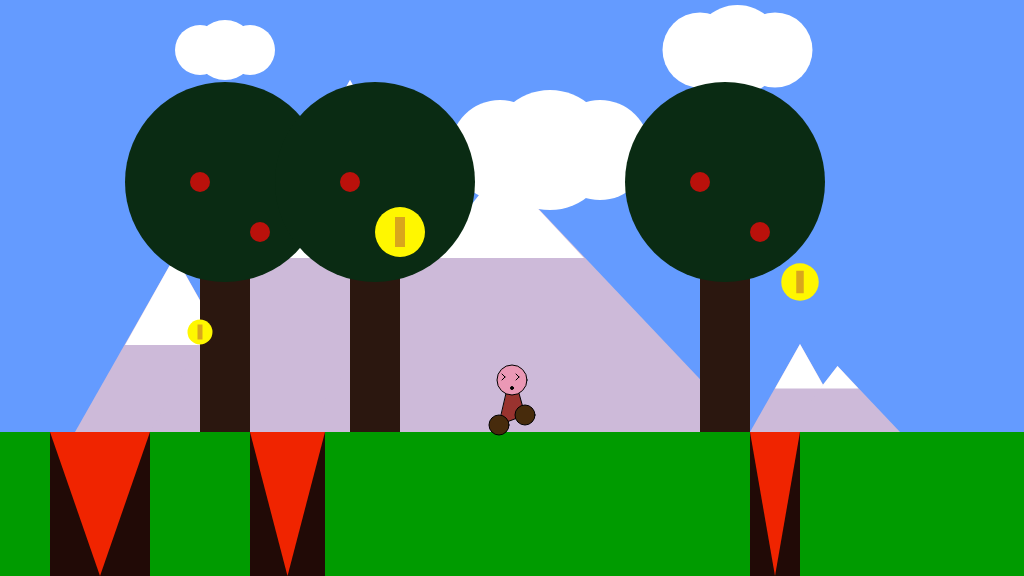
Frame 1 (no input)
Frame 60 (no input): identical to frame 1, image omitted
Frame 120 (the mouse pressed at the canvas centre since frame 60): identical to frame 1, image omitted

The p5.js sketch that drew this single still picture (run headless with seeded random() and noise() and a simulated clock; from frame 60 on, the mouse is pressed at the canvas centre):

// p5.js sketch
// ── sketch.js
/*

The Game Project 4 - Side scrolling

Week 6

*/

var gameChar_x;
var gameChar_y;
var floorPos_y;
var isLeft;
var isRight;
var scrollPos;

var clouds;
var mountains;
var canyons;
var collectables;

var trees_x;
var treePos_y;

function setup() {
	createCanvas(1024, 576);
	floorPos_y = height * 3 / 4;
	gameChar_x = width / 2;
	gameChar_y = floorPos_y;
	treePos_y = floorPos_y - 250;

	// Boolean variables to control the movement of the game character.
	isLeft = false;
	isRight = false;

	// Variable to control the background scrolling.
	scrollPos = 0;

	// Initialise arrays of scenery objects.
	//initialize trees
	trees_x = [200, 350, 700];

	//initialize clouds
	clouds = [{
		x_pos: 200,
		y_pos: 50,
		size: 50
	}, {
		x_pos: 500,
		y_pos: 150,
		size: 100
	}, {
		x_pos: 700,
		y_pos: 50,
		size: 75
	}];

	//initialize mountains
	mountains = [{
		x_pos: 75,
		size: 100
	}, {
		x_pos: 150,
		size: 200
	}, {
		x_pos: 750,
		size: 50
	}];

	//initialize canyons
	canyons = [{
		x_pos: 50,
		width: 100
	}, {
		x_pos: 250,
		width: 75
	}, {
		x_pos: 750,
		width: 50
	}];

	//initialize collectables
	collectables = [{
		x_pos: 200,
		y_pos: 100,
		size: 50
	}, {
		x_pos: 400,
		y_pos: 200,
		size: 100
	}, {
		x_pos: 800,
		y_pos: 150,
		size: 75
	}];
}

function draw() {
	background(100, 155, 255); // fill the sky blue
	noStroke();

	var i;

	// Draw mountains.
	for (i = 0; i < mountains.length; i++) {
		//begin mountain drawing

		fill(205, 186, 217);
		triangle(mountains[i].x_pos + mountains[i].size, floorPos_y - mountains[i].size * 1.76, mountains[i].x_pos + mountains[i].size * 2, floorPos_y, mountains[i].x_pos, floorPos_y);
		fill(255);
		triangle(mountains[i].x_pos + mountains[i].size, floorPos_y - mountains[i].size * 1.76, mountains[i].x_pos + mountains[i].size * 1.5, floorPos_y - mountains[i].size * 0.87, mountains[i].x_pos + mountains[i].size * 0.5, floorPos_y - mountains[i].size * 0.87);

		fill(205, 186, 217);
		triangle(mountains[i].x_pos + mountains[i].size * 1.75, floorPos_y - mountains[i].size * 1.32, mountains[i].x_pos + mountains[i].size * 3, floorPos_y, mountains[i].x_pos + mountains[i].size * 0.75, floorPos_y);
		fill(255);
		triangle(mountains[i].x_pos + mountains[i].size * 1.75, floorPos_y - mountains[i].size * 1.32, mountains[i].x_pos + mountains[i].size * 2.17, floorPos_y - mountains[i].size * 0.87, mountains[i].x_pos + mountains[i].size * 1.4, floorPos_y - mountains[i].size * 0.87);

		//end mountain drawing
	}

	// Draw clouds.
	for (i = 0; i < clouds.length; i++) {
		//begin cloud drawing

		fill(255);
		ellipse(clouds[i].x_pos + clouds[i].size * 0.5, clouds[i].y_pos, clouds[i].size * 1.2);
		ellipse(clouds[i].x_pos + clouds[i].size, clouds[i].y_pos, clouds[i].size);
		ellipse(clouds[i].x_pos, clouds[i].y_pos, clouds[i].size);

		//end cloud drawing
	}

	fill(0, 155, 0);
	rect(0, floorPos_y, width, height / 4); // draw some green ground

	// Draw trees.
	for (i = 0; i < trees_x.length; i++) {
		//begin tree drawing

		//trunk
		fill(43, 23, 15);
		rect(trees_x[i], treePos_y, 50, 250);

		//head
		fill(10, 43, 19);
		ellipse(trees_x[i] + 25, treePos_y, 200);

		//fruit
		fill(186, 17, 11);
		ellipse(trees_x[i], treePos_y, 20);
		ellipse(trees_x[i] + 60, treePos_y + 50, 20);

		//end tree drawing
	}

	// Draw canyons

	for (i = 0; i < canyons.length; i++) {
		//begin canyon drawing

		fill(33, 10, 6);
		rect(canyons[i].x_pos, floorPos_y, canyons[i].width, height);
		fill(240, 36, 0);
		triangle(canyons[i].x_pos, floorPos_y, canyons[i].x_pos + canyons[i].width, floorPos_y, canyons[i].x_pos + canyons[i].width / 2, height);

		//end canyon drawing
	}

	// Draw collectable items

	for (i = 0; i < collectables.length; i++) {
		//begin collectable drawing

		fill(255, 247, 0);
		ellipse(collectables[i].x_pos, floorPos_y - collectables[i].y_pos, collectables[i].size * 0.5);
		fill(217, 166, 28);
		rect(collectables[i].x_pos - collectables[i].size * 0.05, floorPos_y - collectables[i].y_pos - collectables[i].size * 0.15, collectables[i].size * 0.1, collectables[i].size * 0.3);

		//end collectable drawing
	}

	// Draw the game character - this must be last

	//begin character drawing

	//body
	stroke(0);
	fill(153, 51, 47);
	triangle(gameChar_x - 13, gameChar_y - 7, gameChar_x + 13, gameChar_y - 7 - 10, gameChar_x, gameChar_y - 64);

	//feet
	fill(71, 43, 12);
	ellipse(gameChar_x - 13, gameChar_y - 7, 20); //left
	ellipse(gameChar_x + 13, gameChar_y - 7 - 10, 20); //right

	//head
	fill(235, 152, 181);
	ellipse(gameChar_x, gameChar_y - 52, 30);

	//mouth
	fill(0);
	ellipse(gameChar_x, gameChar_y - 44, 5 - 2);

	//left eye
	line(gameChar_x - 10, gameChar_y - 52, gameChar_x - 7, gameChar_y - 55);
	line(gameChar_x - 4 - 6, gameChar_y - 52 - 6, gameChar_x - 7, gameChar_y - 55);

	//right eye
	line(gameChar_x + 10 - 6, gameChar_y - 52 - 6, gameChar_x + 7, gameChar_y - 55);
	line(gameChar_x + 4, gameChar_y - 52, gameChar_x + 7, gameChar_y - 55);

	//end character drawing

	//////// Game character logic ///////
	// Logic to move

	if (isLeft) {
		if (gameChar_x > width * 0.2) {
			gameChar_x -= 5;
		}
		else {
			scrollPos += 5;
		}
	}

	if (isRight) {
		if (gameChar_x < width * 0.8) {
			gameChar_x += 5;
		}
		else {
			scrollPos -= 5; // negative for moving against the background
		}

	}
}

function keyPressed() {

	if (key == 'A' || keyCode == 37) {
		isLeft = true;
	}

	if (key == 'D' || keyCode == 39) {
		isRight = true;
	}

}

function keyReleased() {
	if (key == 'A' || keyCode == 37) {
		isLeft = false;
	}

	if (key == 'D' || keyCode == 39) {
		isRight = false;
	}
}
